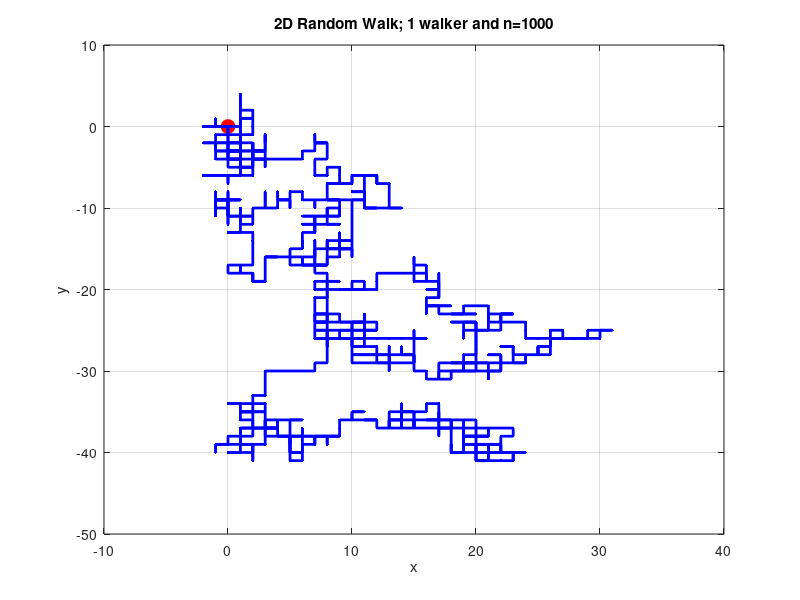

Here is the MATLAB script that generated this plot:
% Number of steps
n = 1000;

% Initial position
x = zeros(1, n+1);
y = zeros(1, n+1);

% Create figure
figure;
plot(0, 0, 'ro', 'MarkerSize', 10, 'MarkerFaceColor', 'r'); % Mark the original position
hold on;
walker = plot(x(1), y(1), 'b', 'LineWidth', 2);
xlabel('x');
ylabel('y');
grid on;

% Random walk with animation
for i = 2:n+1
    direction = randi(4); % 1: up, 2: down, 3: left, 4: right
    switch direction
        case 1
            x(i) = x(i-1);
            y(i) = y(i-1) + 1;
        case 2
            x(i) = x(i-1);
            y(i) = y(i-1) - 1;
        case 3
            x(i) = x(i-1) - 1;
            y(i) = y(i-1);
        case 4
            x(i) = x(i-1) + 1;
            y(i) = y(i-1);
    end
    % Update plot
    set(walker, 'XData', x(1:i), 'YData', y(1:i));
    title(['2D Random Walk; 1 walker and n=', num2str(i-1)]);
    drawnow;
end

hold off;
